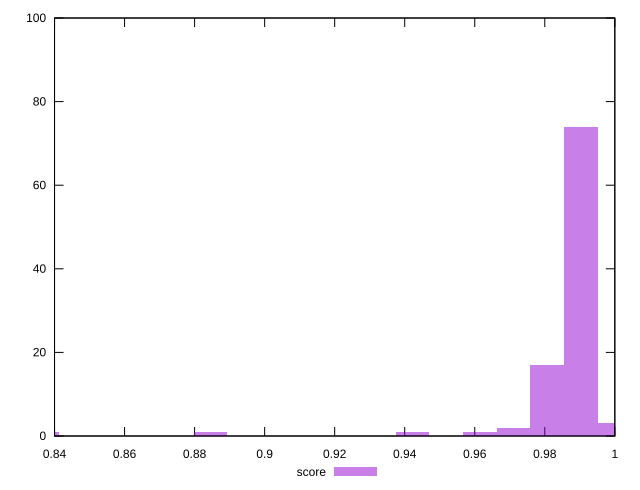

Write the gnuplot code that produced this figure.
reset

$score <<EOF
0.9806838768348759 17
0.9902984246469825 74
0.9710693290227692 2
0.9999129724590892 3
0.8364656596532765 1
0.9422256855864494 1
0.8845383987138096 1
0.9614547812106626 1
EOF

set key outside below
set boxwidth 0.009614547812106626
set xrange [0.84:1]
set yrange [0:100]
set trange [0:100]
set style fill transparent solid 0.5 noborder
set terminal svg size 640, 490 enhanced background rgb 'white'
set output "report_00009_2021-02-08T22-37-41.559Z/total-blocking-time/samples/pages+cached+noadtech/score/histogram.svg"

plot $score title "score" with boxes

reset
